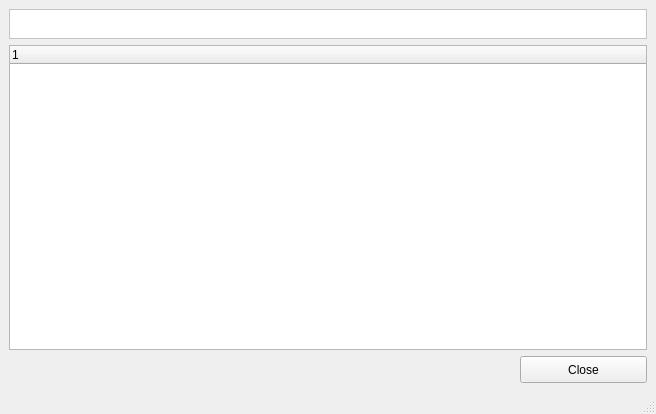
<?xml version="1.0" encoding="UTF-8"?>
<ui version="4.0">
 <class>HTCDataSelector</class>
 <widget class="QMainWindow" name="HTCDataSelector">
  <property name="geometry">
   <rect>
    <x>0</x>
    <y>0</y>
    <width>656</width>
    <height>414</height>
   </rect>
  </property>
  <property name="sizePolicy">
   <sizepolicy hsizetype="Expanding" vsizetype="Expanding">
    <horstretch>0</horstretch>
    <verstretch>0</verstretch>
   </sizepolicy>
  </property>
  <property name="minimumSize">
   <size>
    <width>490</width>
    <height>405</height>
   </size>
  </property>
  <property name="maximumSize">
   <size>
    <width>1400</width>
    <height>900</height>
   </size>
  </property>
  <property name="windowTitle">
   <string>MainWindow</string>
  </property>
  <widget class="QWidget" name="centralwidget">
   <layout class="QGridLayout" name="gridLayout">
    <item row="0" column="0" colspan="2">
     <widget class="QLabel" name="labelSelectedDataSet">
      <property name="minimumSize">
       <size>
        <width>631</width>
        <height>30</height>
       </size>
      </property>
      <property name="maximumSize">
       <size>
        <width>16777215</width>
        <height>30</height>
       </size>
      </property>
      <property name="styleSheet">
       <string notr="true">background-color:#FFFFFF;
color:#000000;</string>
      </property>
      <property name="frameShape">
       <enum>QFrame::StyledPanel</enum>
      </property>
      <property name="frameShadow">
       <enum>QFrame::Sunken</enum>
      </property>
      <property name="text">
       <string/>
      </property>
     </widget>
    </item>
    <item row="1" column="0" colspan="2">
     <widget class="QTreeWidget" name="treeDatasets">
      <property name="sizePolicy">
       <sizepolicy hsizetype="Expanding" vsizetype="Ignored">
        <horstretch>0</horstretch>
        <verstretch>0</verstretch>
       </sizepolicy>
      </property>
      <property name="minimumSize">
       <size>
        <width>631</width>
        <height>270</height>
       </size>
      </property>
      <property name="maximumSize">
       <size>
        <width>1380</width>
        <height>840</height>
       </size>
      </property>
      <column>
       <property name="text">
        <string notr="true">1</string>
       </property>
      </column>
     </widget>
    </item>
    <item row="2" column="0">
     <spacer name="horizontalSpacer">
      <property name="orientation">
       <enum>Qt::Horizontal</enum>
      </property>
      <property name="sizeHint" stdset="0">
       <size>
        <width>502</width>
        <height>20</height>
       </size>
      </property>
     </spacer>
    </item>
    <item row="2" column="1">
     <widget class="QPushButton" name="btnClose">
      <property name="sizePolicy">
       <sizepolicy hsizetype="Fixed" vsizetype="Fixed">
        <horstretch>0</horstretch>
        <verstretch>0</verstretch>
       </sizepolicy>
      </property>
      <property name="minimumSize">
       <size>
        <width>127</width>
        <height>27</height>
       </size>
      </property>
      <property name="maximumSize">
       <size>
        <width>127</width>
        <height>27</height>
       </size>
      </property>
      <property name="text">
       <string>Close</string>
      </property>
     </widget>
    </item>
   </layout>
  </widget>
  <widget class="QMenuBar" name="menubar">
   <property name="geometry">
    <rect>
     <x>0</x>
     <y>0</y>
     <width>656</width>
     <height>23</height>
    </rect>
   </property>
  </widget>
  <widget class="QStatusBar" name="statusbar"/>
 </widget>
 <resources/>
 <connections/>
</ui>
